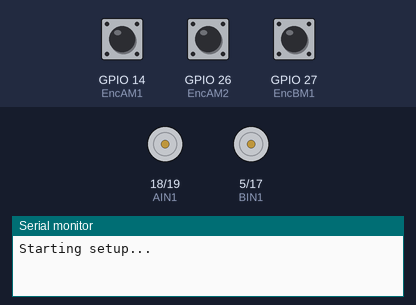
The program below on a simulated ESP32. Shown: motor-driver pin pairs drawn as motors (green arrow = first pin HIGH = forward, orange = second pin HIGH = backward, longer = more drive, scaled by the enable pin), the last lines printed to the serial monitor. Inputs (shaded band) come from the test bench; at power-on: GPIO 14 (EncAM1) HIGH, GPIO 26 (EncAM2) HIGH, GPIO 27 (EncBM1) HIGH.

Above: at 0.1 s.
At 6.2 s:
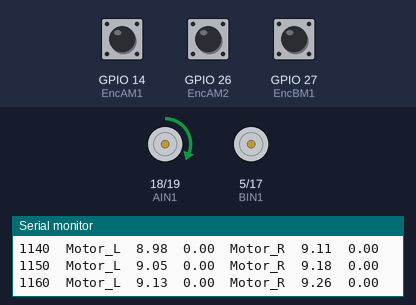
6.3 s: GPIO 14 (EncAM1) pulsed LOW 2 times (0.12 s each, 0.3 s apart)
At 7.4 s:
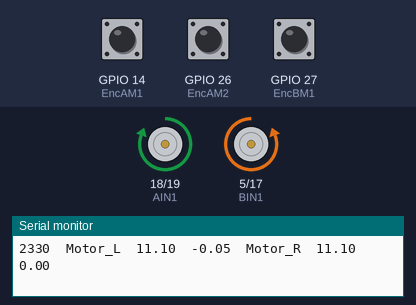
Timing chart, 0 to 9.3 s (numbered marks = the images above; inputs shaded):
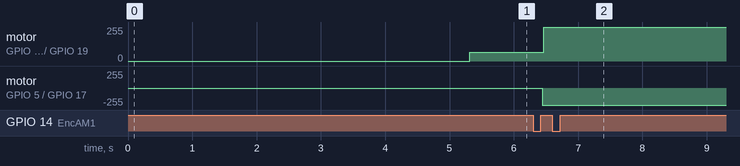

The program:

main.cpp
```cpp
/*****************************
  Código de identificación de los dos motores para el proyecto de Sistemas de Control 2025-2


  Revisado: 11/11/2025
*********************************/

// MOTOR 1: L
// MOTOR 2: R

#include <Arduino.h>
// #include <WiFi.h>
// #include <PubSubClient.h>

// /* Wi-Fi and MQTT*/
// #define WIFI_SSID "iPhone de Jose"
// #define WIFI_PASSWORD "Jj12345678"
// #define TOPIC "the_xspacer/val0408" // To publish into

// WiFiClient espClient;
// PubSubClient client(espClient);

/* Motor Driver Pins */
// Motor 1
#define PWMA 23
#define AIN1 18
#define AIN2 19

// Motor 2
#define BIN1 5
#define BIN2 17
#define PWMB 16

/* Encoder Pins */
// Encoder motor 1
#define EncAM1 14
#define EncBM1 27
// Encoder motor 2
#define EncAM2 26
#define EncBM2 25

#define VM 11.1 // Voltaje máximo a los motores
#define DIAMETER 68.8 // mm

typedef struct {
  double periodo;
  double tiempo;
  // Posición
  int32_t contador;
  double posicion;
  // Cálculo de velocidad
  double vel_ang, vel_1, vel_2, vel_ang_median;
  // Filtro pasabajos
  double y_k_1;
  double vmotor; // voltage
  const uint16_t resolucion;
  double Kp; // For PI
  double vel_d; // Velocidad deseada
  double ticks_to_mm; // Conversion factor ticks to mm: PI*D / resolucion
  uint8_t id; // Identificador del motor
}MotorVars;

typedef struct {
    bool active; // Active movement
    bool initialized; // initialize flag for every movement
    double target_distance; // distance to move
    double target_velocity_deg_s; // velocity to move at
    int16_t start_l; // starting position (ticks)
    int16_t start_r; // starting position (ticks)
} MovementState;

MovementState move_state = {0};


// Variables globales de motores
MotorVars motor1 = {1000000, 0, 0, 0, 0, 0, 0, 0, 0, 0, 1080, 0.014, 0, 0 ,1};
MotorVars motor2 = {1000000, 0, 0, 0, 0, 0, 0, 0, 0, 0, 1083, 0.0142, 0, 0, 2};

void isr_func(MotorVars *m, int encB, int resolution)
{
  /* Interrupt Service Routine to update motor variables
    m: pointer to MotorVars struct
    enc: encoder channel pin
    resolution: encoder resolution (pulses per revolution)
  */
  uint32_t now = micros();
  m->periodo = now - m->tiempo; // Update period
  m->tiempo = now; // Update interrupt time

  uint8_t stateB = digitalRead(encB);  // channel B
  if (stateB == 0){
    m->contador = m->contador + 1;   // Interrupt counter
    m->vel_ang = 360.0 / (m->periodo * 1e-6 * resolution); // Compute angular velocity
  }
  else {
    m->contador = m->contador - 1;
    m->vel_ang = -360.0 / (m->periodo * 1e-6 * resolution);
  }

  //Aplicando el filtro mediana
  if (((m->vel_ang<m->vel_1)&&(m->vel_ang>=m->vel_2))||((m->vel_ang>=m->vel_1)&&(m->vel_ang<m->vel_2))){
    m->vel_ang_median = m->vel_ang;
  }
  else if (((m->vel_1<m->vel_ang)&&(m->vel_1>=m->vel_2))||((m->vel_1>=m->vel_ang)&&(m->vel_1<m->vel_2))){
    m->vel_ang_median = m->vel_1;
  }
  else if (((m->vel_2<m->vel_ang)&&(m->vel_2>=m->vel_1))||((m->vel_2>=m->vel_ang)&&(m->vel_2<m->vel_1))){
    m->vel_ang_median = m->vel_2;
  }

  // Compute angular position
  m->posicion = 360.0*m->contador/resolution; // Ángulo

  // Update past velocity values
  m->vel_2 = m->vel_1;
  m->vel_1 = m->vel_ang;
}

void IRAM_ATTR ISR_FUN_M1() {
  // Interruption Service Routine for Motor 1
  isr_func(&motor1, EncBM1, motor1.resolucion);
}

void IRAM_ATTR ISR_FUN_M2() {
  // Interruption Service Routine for Motor 2
  isr_func(&motor2, EncBM2, motor2.resolucion);
}

void env_volt(double vp, uint8_t motor_id)
{
  /* Send voltage to motor driver
    vp: voltage to send to motor
    IN1: AIN1 / BIN1 pin
    IN2: AIN2 / BIN2 pin
  */
  uint32_t Duty;
  uint8_t IN1, IN2;

  // Saturation
  if (vp > VM) vp = VM;
  else if (vp < -VM) vp = -VM;

  // Update vmotor
  if (motor_id == 1) // L
  {
    motor1.vmotor = vp;
    IN1 = AIN1;
    IN2 = AIN2;
  }
  else // R
  {
    motor2.vmotor = vp;
    IN1 = BIN2;
    IN2 = BIN1;
  }

  // Direction
  if (vp >= 0)
  {
    Duty = 1023 - (uint32_t)((1-vp/VM)*1023);
    ledcWrite(motor_id, Duty);
    digitalWrite(IN1, HIGH);
    digitalWrite(IN2, LOW);
  }
  else
  {
    Duty = 1023 - (uint32_t)((1+vp/VM)*1023);
    ledcWrite(motor_id, Duty);
    digitalWrite(IN1, LOW);
    digitalWrite(IN2, HIGH);
  }
}

void speed_control(void *pvParameters)
{
  MotorVars *m = (MotorVars *)pvParameters;  // point to the right motor

  double t = 0;
  double T = 0.001; // Periodo de muestreo                               ; // 240 deg/s

  // Parámetros del controlador PI
  double Ti = 0.0625;

  double I_ant = 0;
  double I = 0;
  double e = 0;
  double u = 0;

  while(1)
  {
    e = m->vel_d - m->vel_ang_median;
    I = I_ant + e*T;
    u = m->Kp * (e + (1/Ti)*I);

    // Send voltage to the correct motor
    if (m->id == 1) // L
    {
      env_volt(u, 1);
    }
    else // m->id == 2 (R)
    {
      env_volt(u, 2);
    }
    I_ant = I;
    vTaskDelay(1);
  }
}

void printSpeed(void *pvParameters)
{
  const uint16_t delay_ms = 10; // 1 ms
  uint16_t t = 0;
  char msg_temp[64];
  while (1)
  {
    Serial.print(t);
    Serial.print("  ");
    Serial.print("Motor_L");
    Serial.print("  ");
    Serial.print(motor1.vmotor);
    Serial.print("  ");
    Serial.print(motor1.vel_ang_median);
    Serial.print("  ");
    Serial.print("Motor_R");
    Serial.print("  ");
    Serial.print(motor2.vmotor);
    Serial.print("  ");
    Serial.println(motor2.vel_ang_median);
    t += delay_ms;
      // // --- MQTT publish ---
      // client.loop(); // keep connection alive
      // snprintf(msg_temp, sizeof(msg_temp),
      //          "{\"m1\":%.3f,\"m2\":%.3f}",
      //          motor1.vel_ang_filt,
      //          motor2.vel_ang_filt);
      // client.publish(TOPIC, msg_temp);
    vTaskDelay(delay_ms);
  }
}

void move_forward(double distance_mm, double vel_mm_s)
{
  // Update move_state
  move_state.active = true;
  move_state.initialized = false;
  move_state.target_distance = distance_mm;

  move_state.target_velocity_deg_s = vel_mm_s * 360.0 / (PI * DIAMETER);
}

void navigation_task(void *pvParameters)
{
    double traveled = 0;
    while (1)
    {
        if (move_state.active)
        {
            if (!move_state.initialized) // First-time initialization
            {
                move_state.start_l = motor1.contador;
                move_state.start_r = motor2.contador;
                motor1.vel_d = move_state.target_velocity_deg_s;
                motor2.vel_d = move_state.target_velocity_deg_s;
                move_state.initialized = true;
            }

            int16_t delta_l = motor1.contador - move_state.start_l;
            int16_t delta_r = motor2.contador - move_state.start_r;

            traveled = ((delta_l * motor1.ticks_to_mm) +
                        (delta_r * motor2.ticks_to_mm)) / 2.0;

            if (traveled >= move_state.target_distance)
            {
                motor1.vel_d = 0;
                motor2.vel_d = 0;

                move_state.active = false;
                move_state.initialized = false;
            }
        }
        vTaskDelay(20);
    }
}


void setup() {
  // Encoders
  pinMode(EncAM1, INPUT_PULLUP); // Encoder Motor 1
  pinMode(EncBM1, INPUT_PULLUP); // Encoder Motor 1
  pinMode(EncAM2, INPUT_PULLUP); // Encoder Motor 2
  pinMode(EncBM2, INPUT_PULLUP); // Encoder Motor 2

  pinMode(AIN1, OUTPUT);
  pinMode(AIN2, OUTPUT);
  pinMode(PWMA, OUTPUT);
  pinMode(BIN1, OUTPUT);
  pinMode(BIN2, OUTPUT);
  pinMode(PWMB, OUTPUT);

  // Setup PWM pins
  ledcSetup(1,20000,10);
  ledcSetup(2,20000,10);

  // Attach to motor pins
  ledcAttachPin(PWMA,1);
  ledcAttachPin(PWMB,2);

  motor1.ticks_to_mm = (PI * DIAMETER) / motor1.resolucion;
  motor2.ticks_to_mm = (PI * DIAMETER) / motor2.resolucion;

  Serial.begin(115200);

  // WiFi.begin(WIFI_SSID, WIFI_PASSWORD);
  // while (WiFi.status() != WL_CONNECTED) {
  // 	delay(1000);
  // 	Serial.println("Conectando a WiFi...");
  // }
  // Serial.println("Conectado a WiFi ");

  // // MQTT
  // client.setServer("www.xspace.pe", 1883);
	// while (!client.connected())
  // {
  //   Serial.println("Connecting to MQTT...");
  //   if (client.connect("ESP32Client"))
  //     Serial.println("connected");
  //   else
  //   {
  //     Serial.print("failed with state ");
  //   	Serial.print(client.state());
  //     delay(1000);
  //   }
  // }

  Serial.println("Starting setup...");
  delay(5000); // Delay 1 second before starting
  Serial.println("Setup started.");
  // Encoder
  attachInterrupt(EncAM1, ISR_FUN_M1, RISING); // Triggered by encoder (motor 1)
  attachInterrupt(EncAM2, ISR_FUN_M2, RISING); // Triggered by encoder (motor 2)

  // Tasks
  xTaskCreatePinnedToCore(navigation_task, "Navigation", 4000, NULL, 1, NULL, APP_CPU_NUM);
  xTaskCreatePinnedToCore(speed_control, "Speed_Control_M1", 4000, &motor1, 2, NULL, APP_CPU_NUM); // Speed control motor 1
  xTaskCreatePinnedToCore(speed_control, "Speed_Control_M2", 4000, &motor2, 2, NULL, APP_CPU_NUM); // Speed control motor 1
  xTaskCreatePinnedToCore(printSpeed, "printSpeed", 4000, NULL, 1, NULL, APP_CPU_NUM); // Print speeds

  Serial.println("Setup done!");

  move_forward(100, 20);
}

void loop() {}
```
